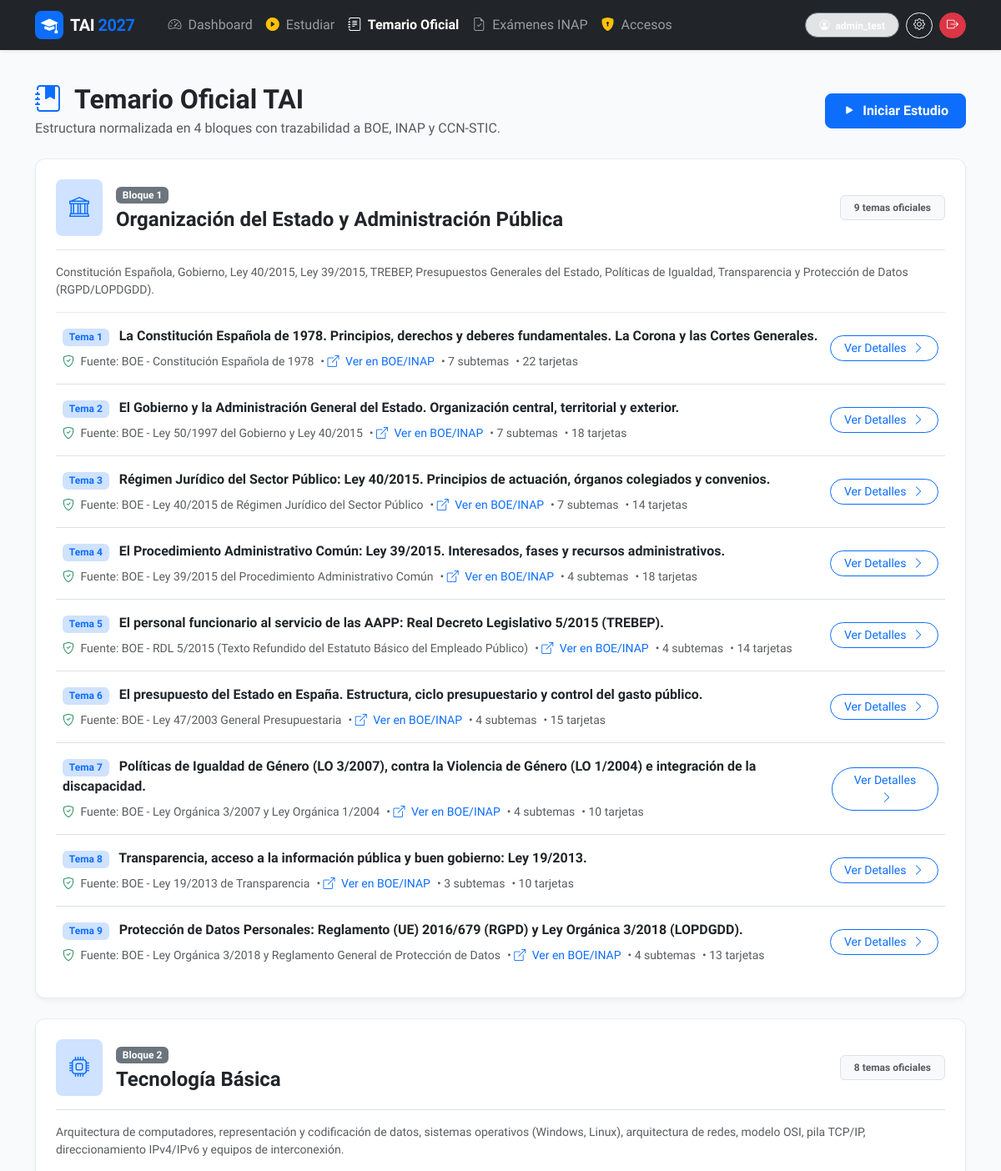
Page /temario/ (signed in, upper part) on the committed database.
### temario/models.py (models this page shows, shortened)
class Bloque(models.Model):
    numero = models.PositiveIntegerField(unique=True, help_text="Número de Bloque (1, 2, 3, 4)")
    nombre = models.CharField(max_length=200, help_text="Nombre oficial del bloque")
    descripcion = models.TextField(blank=True)
    icono = models.CharField(max_length=50, default='bi-folder', help_text="Clase de icono Bootstrap Icons (ej: bi-shield-check)")
    class Meta:
        verbose_name = "Bloque"
        verbose_name_plural = "Bloques"
        ordering = ['numero']

class Tema(models.Model):
    bloque = models.ForeignKey(Bloque, on_delete=models.CASCADE, related_name='temas')
    numero = models.PositiveIntegerField(help_text="Número de tema dentro del bloque o general")
    titulo = models.CharField(max_length=255, help_text="Título oficial del tema")
    descripcion = models.TextField(blank=True)
    resumen_estudio = models.TextField(blank=True, help_text="Desarrollo ejecutivo de alto impacto del tema (máx 2 páginas)")
    fuente_oficial = models.CharField(max_length=255, default='BOE / INAP', help_text="Organismo emisor o norma (BOE, INAP, CCN-CERT)")
    url_oficial = models.URLField(blank=True, help_text="Enlace a la fuente original oficial")
    fecha_consulta = models.DateField(null=True, blank=True)
    ultima_revision = models.DateField(auto_now=True)
    version_normativa = models.CharField(max_length=100, blank=True, help_text="Versión o estado normativo consolidado")
    class Meta:
        verbose_name = "Tema"
        verbose_name_plural = "Temas"
        ordering = ['bloque__numero', 'numero']
        unique_together = ('bloque', 'numero')

### temario/views.py (the view)
# urls.py: path('', TemarioListView.as_view(), name='lista'),
class TemarioListView(LoginRequiredMixin, ListView):
    model = Bloque
    template_name = "temario/bloques_list.html"
    context_object_name = "bloques"
    def get_queryset(self):
        return Bloque.objects.all().prefetch_related('temas__subtemas__conceptos', 'temas__tarjetas')

### accounts/context_processors.py (called while the page is built)
def access_requests_processor(request):
    if hasattr(request, 'user') and request.user.is_authenticated and (request.user.is_staff or request.user.is_superuser):
        count = Invitacion.objects.filter(activo=False).count()
        return {
            'solicitudes_pendientes_count': count
        }
    return {
        'solicitudes_pendientes_count': 0
    }

### templates/temario/bloques_list.html (shortened to what this page needs)
{% extends "base.html" %}
{% block content %}
<div class="d-flex justify-content-between align-items-center mb-4">
    <div>
        <h2 class="fw-bold text-dark mb-1"><i class="bi bi-journal-bookmark-fill text-primary me-2"></i> Temario Oficial TAI</h2>
        <p class="text-muted mb-0">Estructura normalizada en 4 bloques con trazabilidad a BOE, INAP y CCN-STIC.</p>
    </div>
    <a href="{% url 'estudio:seleccionar_sesion' %}" class="btn btn-primary btn-tai">
        <i class="bi bi-play-fill me-1"></i> Iniciar Estudio
    </a>
</div>
<div class="row g-4">
    {% for bloque in bloques %}
    <div class="col-12">
        <div class="card card-custom p-4 bg-white">
            <div class="d-flex align-items-center justify-content-between mb-3 border-bottom pb-3">
                <div class="d-flex align-items-center gap-3">
                    <span class="bg-primary-subtle text-primary p-3 rounded-3 fs-4">
                        <i class="bi {{ bloque.icono }}"></i>
                    </span>
                    <div>
                        <span class="badge bg-secondary text-white">Bloque {{ bloque.numero }}</span>
                        <h4 class="fw-bold text-dark mb-0 mt-1">{{ bloque.nombre }}</h4>
                    </div>
                </div>
                <span class="badge bg-light text-muted border px-3 py-2">
                    {{ bloque.temas.count }} temas oficiales
                </span>
            </div>
            <p class="text-muted small mb-3">{{ bloque.descripcion }}</p>
            <div class="list-group list-group-flush">
                {% for tema in bloque.temas.all %}
                <div class="list-group-item d-flex justify-content-between align-items-center px-2 py-3">
                    <div>
                        <div class="fw-bold text-dark">
                            <span class="badge bg-primary-subtle text-primary me-2">Tema {{ tema.numero }}</span>
                            {{ tema.titulo }}
                        </div>
                        <div class="d-flex flex-wrap gap-2 align-items-center mt-2 small text-muted">
                            <span><i class="bi bi-shield-check text-success me-1"></i> Fuente: {{ tema.fuente_oficial }}</span>
                            {% if tema.url_oficial %}
                            <span>• <a href="{{ tema.url_oficial }}" target="_blank" class="text-decoration-none text-primary"><i class="bi bi-box-arrow-up-right me-1"></i> Ver en BOE/INAP</a></span>
                            {% endif %}
                            <span>• {{ tema.subtemas.count }} subtemas</span>
                            <span>• {{ tema.tarjetas.count }} tarjetas</span>
                        </div>
                    </div>
                    <div>
                        <a href="{% url 'temario:tema_detalle' tema.id %}" class="btn btn-outline-primary btn-sm rounded-pill px-3">
                            Ver Detalles <i class="bi bi-chevron-right ms-1"></i>
                        </a>
                    </div>
                </div>
                {% empty %}
                <div class="text-muted small p-3">No hay temas cargados para este bloque.</div>
                {% endfor %}
            </div>
        </div>
    </div>
    {% endfor %}
</div>
{% endblock %}

### templates/base.html (shortened to what this page needs)
<!DOCTYPE html>
<html lang="es" data-bs-theme="light">
<head>
    <link href="https://cdn.jsdelivr.net/npm/bootstrap@5.3.3/dist/css/bootstrap.min.css" rel="stylesheet">
    <link rel="stylesheet" href="https://cdn.jsdelivr.net/npm/bootstrap-icons@1.11.3/font/bootstrap-icons.min.css">
</head>
<body>
    <nav class="navbar navbar-expand-lg navbar-dark bg-dark sticky-top shadow-sm py-2">
        <div class="container">
            <a class="navbar-brand d-flex align-items-center gap-2" href="{% if user.is_authenticated %}{% url 'dashboard' %}{% else %}{% url 'landing' %}{% endif %}">
                <span class="bg-primary text-white p-2 rounded-3 d-inline-flex align-items-center justify-content-center" style="width: 34px; height: 34px;">
                    <i class="bi bi-mortarboard-fill"></i>
                </span>
                <span>TAI <span class="text-primary">2027</span></span>
            </a>
            <div class="collapse navbar-collapse" id="navbarMain">
                {% if user.is_authenticated %}
                <ul class="navbar-nav me-auto mb-2 mb-lg-0 ms-lg-3">
                    <li class="nav-item">
                        <a class="nav-link {% if request.resolver_match.url_name == 'dashboard' %}active text-white fw-bold{% endif %}" href="{% url 'dashboard' %}">
                            <i class="bi bi-speedometer2 me-1"></i> Dashboard
                        </a>
                    </li>
                    <li class="nav-item">
                        <a class="nav-link {% if 'estudio' in request.path %}active text-white fw-bold{% endif %}" href="{% url 'estudio:seleccionar_sesion' %}">
                            <i class="bi bi-play-circle-fill text-warning me-1"></i> Estudiar
                        </a>
                    </li>
                    <li class="nav-item">
                        <a class="nav-link {% if 'temario' in request.path %}active text-white fw-bold{% endif %}" href="{% url 'temario:lista' %}">
                            <i class="bi bi-journal-text me-1"></i> Temario Oficial
                        </a>
                    </li>
                    <li class="nav-item">
                        <a class="nav-link {% if 'examenes' in request.path %}active text-white fw-bold{% endif %}" href="{% url 'examenes:lista' %}">
                            <i class="bi bi-file-earmark-check me-1"></i> Exámenes INAP
                        </a>
                    </li>
                    {% if user.is_staff or user.is_superuser %}
                    <li class="nav-item">
                        <a class="nav-link {% if 'gestion-accesos' in request.path %}active text-white fw-bold{% endif %}" href="{% url 'accounts:gestion_accesos' %}">
                            <i class="bi bi-shield-lock-fill text-warning me-1"></i> Accesos
                        </a>
                    </li>
                    {% endif %}
                </ul>
                <div class="d-flex align-items-center gap-2">
                    <span class="badge bg-secondary-subtle text-white border border-secondary px-3 py-2 rounded-pill">
                        <i class="bi bi-person-circle me-1"></i> {{ user.username }}
                    </span>
                    <a href="{% url 'accounts:perfil' %}" class="btn btn-outline-light btn-sm rounded-pill" title="Configurar Plan">
                        <i class="bi bi-gear"></i>
                    </a>
                    <a href="{% url 'account_logout' %}" class="btn btn-danger btn-sm rounded-pill" title="Cerrar sesión">
                        <i class="bi bi-box-arrow-right"></i>
                    </a>
                </div>
                {% endif %}
            </div>
        </div>
    </nav>
    <main class="container my-4 flex-grow-1">
        {% block content %}{% endblock %}
    </main>
</body>
</html>

### templates/base.html (style rules this page uses)
:root { --tai-primary: #0d6efd; --tai-primary-dark: #0a58ca; --tai-bg: #f8fafc; --tai-card-bg: #ffffff; }
body { font-family: 'Plus Jakarta Sans', -apple-system, BlinkMacSystemFont, "Segoe UI", Roboto, sans-serif; background-color: var(--tai-bg); color: #1e293b; min-height: 100vh; display: flex; flex-direction: column; padding-bottom: env(safe-area-inset-bottom); -webkit-font-smoothing: antialiased; }
.navbar-brand { font-weight: 800; letter-spacing: -0.5px; }
.card-custom { border: 1px solid rgba(226, 232, 240, 0.8); border-radius: 12px; box-shadow: 0 4px 6px -1px rgba(0, 0, 0, 0.04), 0 2px 4px -1px rgba(0, 0, 0, 0.02); transition: all 0.2s ease-in-out; }
.btn-tai { font-weight: 600; border-radius: 8px; padding: 0.5rem 1.25rem; }

### rows in the picture
Bloque: numero "1", nombre "Organización del Estado y Administración Pública", temas.count "9", descripcion "Constitución Española, Gobierno, Ley 40/2015, Ley 39/2015, TREBEP, Presupuestos Generales del Estado, Políticas de Igualdad, Transparencia y Protección de Datos (RGPD/LOPDGDD)."
Tema: numero "1", titulo "La Constitución Española de 1978. Principios, derechos y deberes fundamentales. La Corona y las Cortes Generales.", fuente_oficial "BOE - Constitución Española de 1978", subtemas.count "7", tarjetas.count "22"
Tema: numero "2", titulo "El Gobierno y la Administración General del Estado. Organización central, territorial y exterior.", fuente_oficial "BOE - Ley 50/1997 del Gobierno y Ley 40/2015", subtemas.count "7", tarjetas.count "18"
Tema: numero "3", titulo "Régimen Jurídico del Sector Público: Ley 40/2015. Principios de actuación, órganos colegiados y convenios.", fuente_oficial "BOE - Ley 40/2015 de Régimen Jurídico del Sector Público", subtemas.count "7", tarjetas.count "14"
Tema: numero "4", titulo "El Procedimiento Administrativo Común: Ley 39/2015. Interesados, fases y recursos administrativos.", fuente_oficial "BOE - Ley 39/2015 del Procedimiento Administrativo Común", subtemas.count "4", tarjetas.count "18"
Tema: numero "5", titulo "El personal funcionario al servicio de las AAPP: Real Decreto Legislativo 5/2015 (TREBEP).", fuente_oficial "BOE - RDL 5/2015 (Texto Refundido del Estatuto Básico del Empleado Público)", subtemas.count "4", tarjetas.count "14"
Tema: numero "6", titulo "El presupuesto del Estado en España. Estructura, ciclo presupuestario y control del gasto público.", fuente_oficial "BOE - Ley 47/2003 General Presupuestaria", subtemas.count "4", tarjetas.count "15"
Tema: numero "7", titulo "Políticas de Igualdad de Género (LO 3/2007), contra la Violencia de Género (LO 1/2004) e integración de la discapacidad.", fuente_oficial "BOE - Ley Orgánica 3/2007 y Ley Orgánica 1/2004", subtemas.count "4", tarjetas.count "10"
Tema: numero "8", titulo "Transparencia, acceso a la información pública y buen gobierno: Ley 19/2013.", fuente_oficial "BOE - Ley 19/2013 de Transparencia", subtemas.count "3", tarjetas.count "10"
Tema: numero "9", titulo "Protección de Datos Personales: Reglamento (UE) 2016/679 (RGPD) y Ley Orgánica 3/2018 (LOPDGDD).", fuente_oficial "BOE - Ley Orgánica 3/2018 y Reglamento General de Protección de Datos", subtemas.count "4", tarjetas.count "13"
Bloque: numero "2", nombre "Tecnología Básica", temas.count "8", descripcion "Arquitectura de computadores, representación y codificación de datos, sistemas operativos (Windows, Linux), arquitectura de redes, modelo OSI, pila TCP/IP, direccionamiento IPv4/IPv6 y equipos de interconexión."

### other values in the picture
{{ user.username }} "admin_test"
